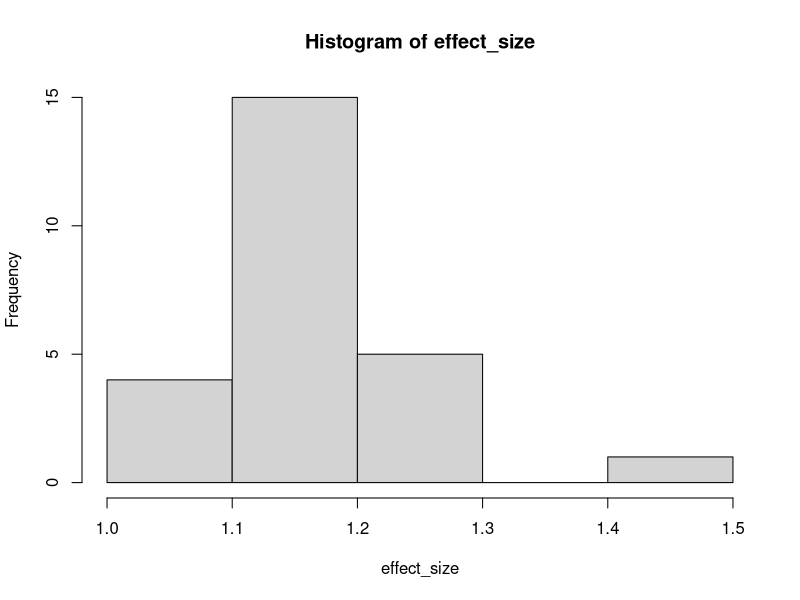
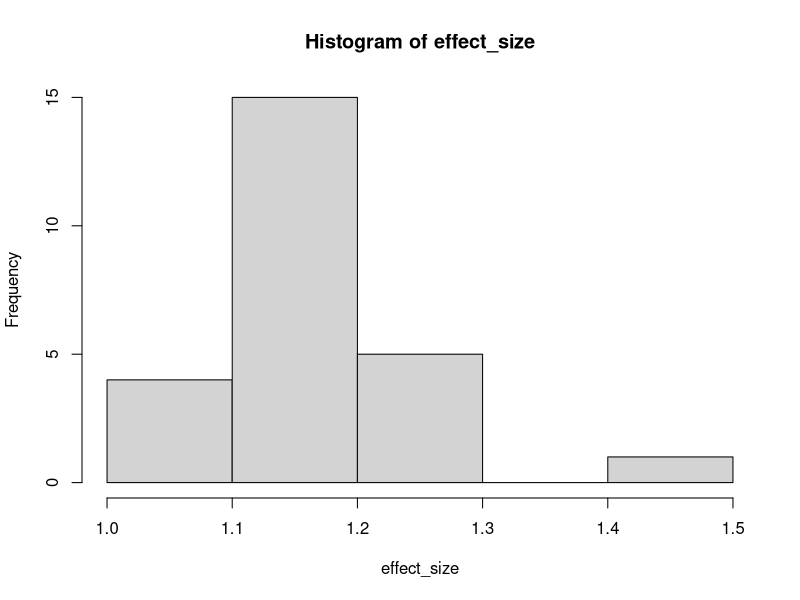
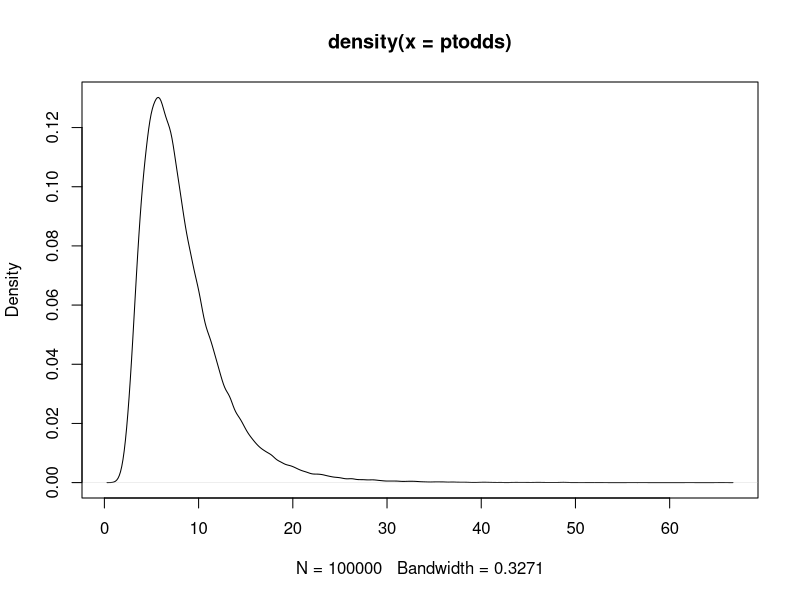
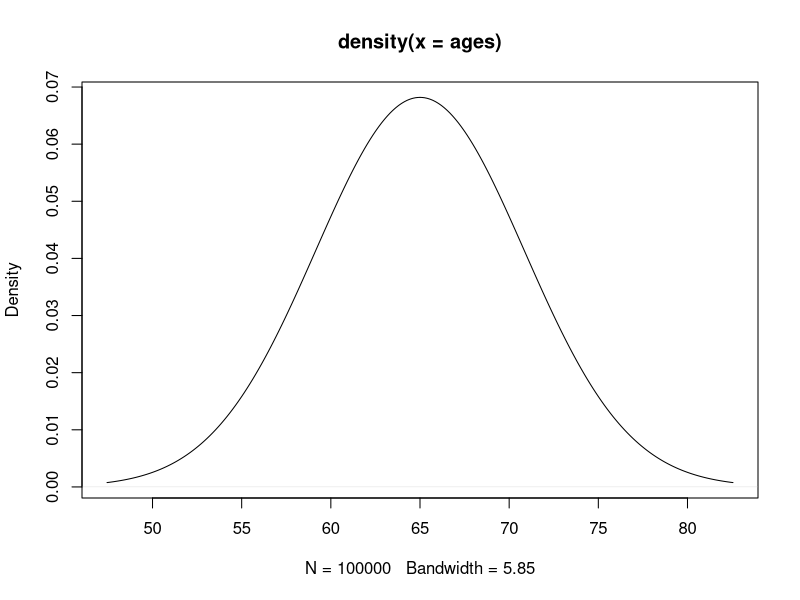
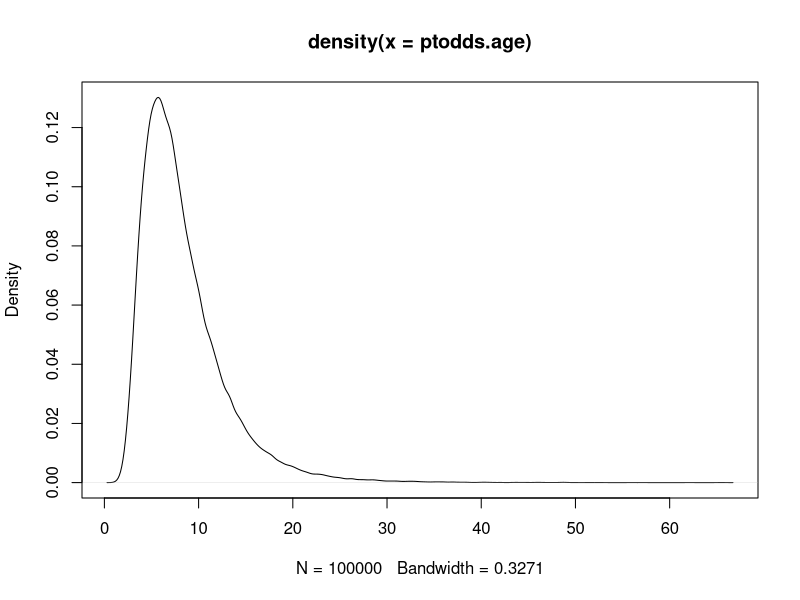
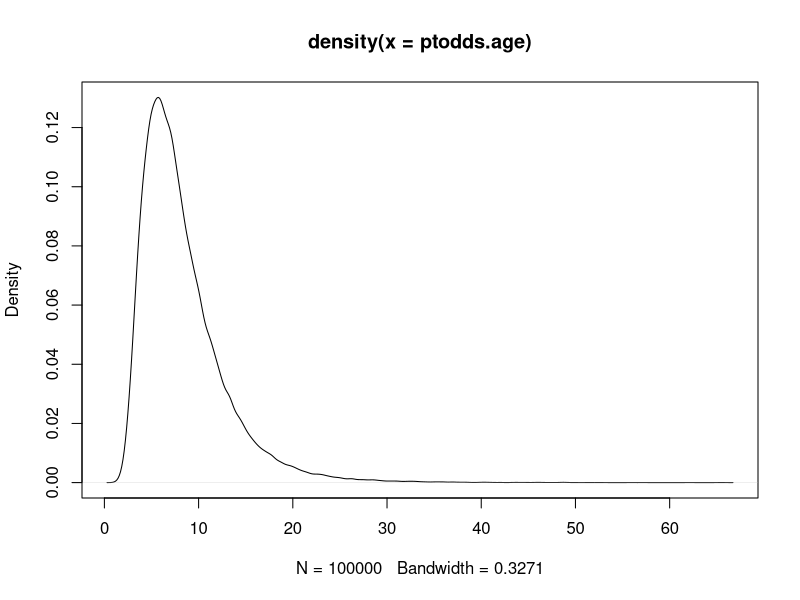
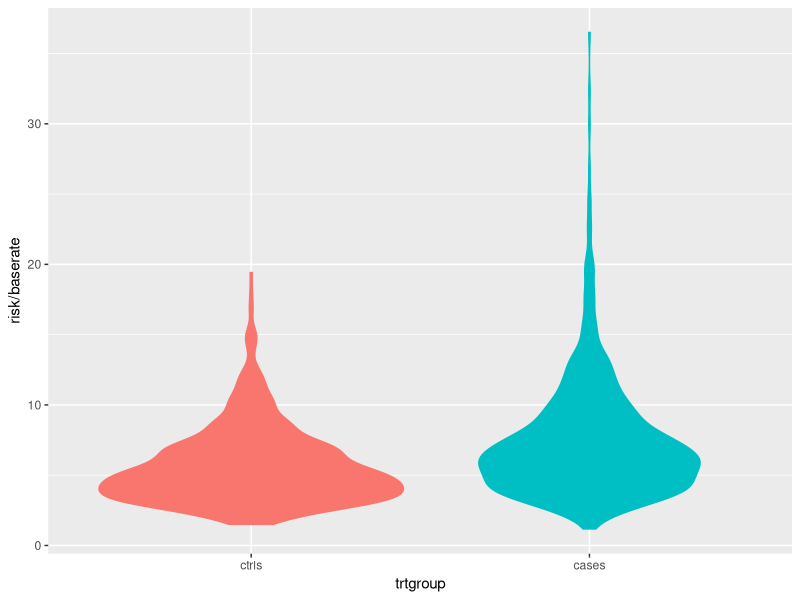
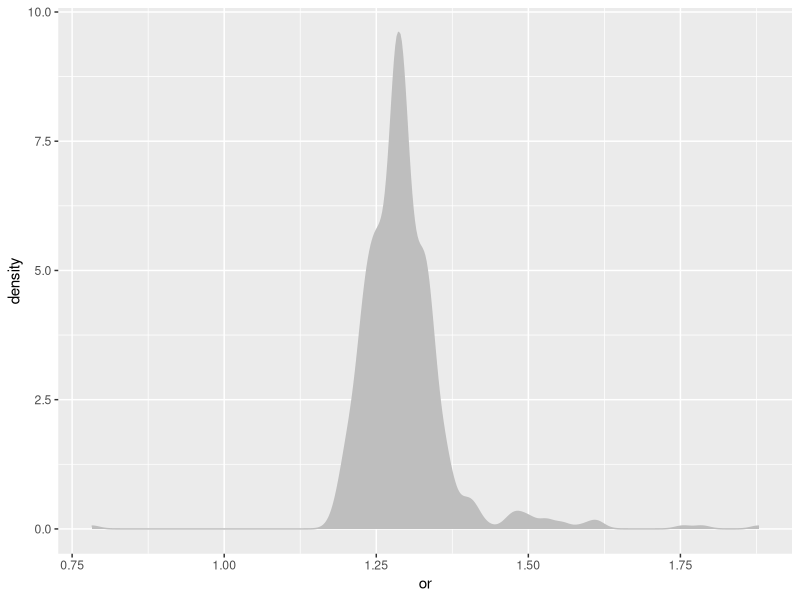

The R script that drew these images, in order:
## ---- chunk 1
library(ggplot2)
library(reshape2)

# function to calculate genotype frequency given the population frequency of one of two alleles.

genotype_prob <- function(maf) {
  #hardy-weinberg model
  p <- maf
  q <- 1-p
  x <- c(q^2, 2*p*q, p^2)
  x
} 
## ---- chunk 2
pt_genotypes <- function(num_pts, snp_ids, my_p, effect_size) {
  genotype_mat <- matrix(NA, length(snp_ids), num_pts)
  for (i in 1:length(snp_ids)) {
    genotype_mat[i,] <- sample(c(0,1,2), size = num_pts, prob = genotype_prob(my_p[i]), replace = T)
  }
  genotype_mat <- data.frame(genotype_mat, maf=my_p, row.names = snp_ids, OR = effect_size)
  genotype_mat
}

# parameter block
##################
num_pts <- 100000
num_snps <- 25
maf_sd <- 0.3 # standard dev for normal dist of minor allele freq
effect_size <- 1 + abs(rnorm(num_snps, 0, 0.2))
baserate <- 0.001
ages <- rnorm(num_pts, 65, 3)
ages <- rep(65, num_pts)
##################

# Simulate some SNP odds ratios:

plot(hist(effect_size))

pts <- pt_genotypes(num_pts, paste(rep("rs", num_snps), sample(5e8, size=num_snps, replace = F), sep=""), 
                    signif( abs(rnorm(num_snps, 0, maf_sd)), digits=2),
                    effect_size = effect_size)

# Here's some useful info:
# the average of our SNPs odds ratios
mean(pts$OR)
# the average allele frequency
mean(pts$maf)

# let's get a look at how the genotypes look for a handful of patients
pts[1:5, 1:8]

## ---- chunk 3
# After some experimenting, the vectorized form of this calculation is significantly faster, but requires that we carry it out in log space

ptodds <- exp(colSums(log(pts$OR ^ pts[,1:num_pts])))

# look at the distribution of unadjusted patient odds:
plot(density(ptodds))

## ---- chunk 4
ptodds.age <- ptodds/65 * ages
plot(density(ages))
plot(density(ptodds.age))
## ---- chunk 5
popscale.factor <- 0.005/median(ptodds)
# put it together with the age adjustment
ptprobs.age <- ptodds/65 * ages * popscale.factor
plot(density(ptodds.age))
## ---- chunk 6

# generate cases 'n ctrls from polygenic risk data
#########################
sick <- numeric(num_pts)
set.seed(99)
for (i in 1:num_pts) {
  sick[i] <- sample(c(0,1), size=1, prob = c(1-ptprobs.age[i], ptprobs.age[i]))
}
cases <- which(sick==TRUE)
length(cases)
# get an equal number of controls (non-sick people)
ctrls <- sample(which(sick==FALSE), size = length(cases), replace = FALSE)
ptrisk <- melt(data.frame(ctrls=ptprobs.age[ctrls], cases=ptprobs.age[cases]))
names(ptrisk) <- c("trtgroup", "risk")
#########################

# violin plot compare distributin relative risk of cases controls
ggplot(data=ptrisk, aes(x=trtgroup, y=risk/baserate, colour=trtgroup, fill=trtgroup)) + geom_violin() + theme(legend.position = "none")
# distribution of case odds vs control odds
ggplot(data=data.frame(or=ptprobs.age[cases][order(ptprobs.age[cases])]/ptprobs.age[ctrls][order(ptprobs.age[ctrls])]), aes(x=or)) + geom_density(fill="grey", colour="grey")
# cases vs control ORs relative to line of unity
ggplot(data=data.frame(cases=ptprobs.age[cases][order(ptprobs.age[cases])]/baserate, ctrls=ptprobs.age[ctrls][order(ptprobs.age[ctrls])]/baserate), aes(x=ctrls, y=cases)) + 
  geom_point() + #xlim(0, 100) + ylim(0, 100) + 
  geom_abline(intercept = 0, slope = 1, colour="red")

caseOR <- ptprobs.age[cases][order(ptprobs.age[cases])]/baserate
ctrlOR <- ptprobs.age[ctrls][order(ptprobs.age[ctrls])]/baserate
# % of cases OR > 5
length(which(caseOR>5))
length(which(caseOR>5))/length(caseOR)
# slope
mean(caseOR/ctrlOR)

## ---- chunk 7
library(knitr)
slopes <- data.frame(meanAF=c(.0829,.0731,.1121,.3434,.0512,.0371,.1023), 
                     mafsd=c(.1,.1,.2,.3,.05,.05,.1), 
                     meanOR=c(1.21,1.1,1.19,1.2,1.26,1.35,1.38), 
                     orsd=c(.2,.1,.2,.2,.3,.4,.4),
                     slope=c(1.2,1.03,1.18,1.39,1.22,1.23,1.95),
                     OR5=c(133,0,209,151,135,101,451),
                     ncases=c(2255,1438,2428,151,2050,1867,579),
                     pct = c("5.9%", "0%", "8.6%", "100%", "6.6%", "5.4%", "78%"))

kable(slopes)
## ---- chunk 8

################### OVARIAN CANCER
ovc_snps <- c("rs7651446", "rs3814113", "rs10088218", "rs9303542", "rs8170", "rs2072590", "rs34289250", 
              "rs11782652", "rs1243180", "rs11907546", "rs2046210", "rs10069690")
ovc_or   <- c(1.59, 1.2658228, 1.2987013, 1.14, 1.19, 1.14, 7.95, 1.24, 1.1, 1.1111112, 1.28, 1.14)
ovc_maf  <- c(0.05, 0.32, 0.13, 0.27, 0.19, 0.68, 0.0089, 0.07, 0.31, .35903, 0.08, 0.26)

ovc.table <- data.frame(SNP_ID = ovc_snps, Odds_Ratio = ovc_or, Risk_Allele_Freq = ovc_maf)
kable(ovc.table)

baserate <- 0.013

set.seed(1999)
ovcpts <- pt_genotypes(num_pts, ovc_snps, ovc_maf, effect_size = ovc_or)
ovcodds <- exp(colSums(log(ovcpts$OR ^ ovcpts[,1:num_pts])))
popscale.factor <- baserate/median(ovcodds)
ovcprobs <- ovcodds * popscale.factor
ovcprobs.age <- ovcprobs/45 * (ages-35)

valid.patients <- which(ages > 35 & ages < 80)
ovcprobs.age <- ovcprobs.age[valid.patients]

plot(density(ovcprobs))
which(ovcprobs.age>1)


#FUN=function(x) {baserate*prod(pts$OR^x)}
# generate cases 'n ctrls from polygenic risk data
#########################
set.seed(2000)
ovcsick <- numeric(length(valid.patients))
for (i in 1:length(valid.patients)) {
  ovcsick[i] <- sample(c(0,1), size=1, prob = c(1-ovcprobs.age[i], ovcprobs.age[i]))
}
cases <- which(ovcsick==TRUE)
length(cases)
ctrls <- sample(which(ovcsick==FALSE), size = length(cases), replace = FALSE)
ptrisk <- melt(data.frame(ctrls=ovcprobs.age[ctrls], cases=ovcprobs.age[cases]))
names(ptrisk) <- c("trtgroup", "risk")
#########################

# violin plot compare distributin relative risk of cases controls
ggplot(data=ptrisk, aes(x=trtgroup, y=risk/baserate, colour=trtgroup, fill=trtgroup)) + geom_violin() 
ggplot(data=data.frame(or=ovcprobs.age[cases][order(ovcprobs.age[cases])]/ovcprobs.age[ctrls][order(ovcprobs.age[ctrls])]), aes(x=or)) + geom_density(fill="grey", colour="grey")
ggplot(data=data.frame(cases=ovcprobs.age[cases][order(ovcprobs.age[cases])]/baserate, ctrls=ovcprobs.age[ctrls][order(ovcprobs.age[ctrls])]/baserate), aes(x=ctrls, y=cases)) + 
  geom_point() + #xlim(0, 20) + ylim(0, 200) + 
  geom_abline(intercept = 0, slope = 1, colour="red") +
  geom_hline(yintercept=quantile(ovcprobs.age[cases]/baserate, probs=c(.5,.95,.99)), colour="grey", lty=2) +
  geom_vline(xintercept=quantile(ovcprobs.age[ctrls]/baserate, probs=c(.5,.95,.99)), colour="grey", lty=2)


## ---- chunk 9
################### BRCA Muts

brca1.prob <- 0.025
brca1.OR <- .39 # technically not an OR
brca2.prob <- 0.02
brca2.OR <- .12

ovcprobs.brca.age <- ovcprobs.age + 
  brca1.OR*sample(c(0,1), size=num_pts, prob=c(1-brca1.prob, brca1.prob), replace=TRUE) +
  brca2.OR*sample(c(0,1), size=num_pts, prob=c(1-brca1.prob, brca1.prob), replace=TRUE)
ovcprobs.brca.age <- ovcprobs.brca.age[valid.patients]

plot(density(ovcprobs.brca.age))
plot(x=ovcprobs.age, y=ovcprobs.brca.age)

#FUN=function(x) {baserate*prod(pts$OR^x)}
# generate cases 'n ctrls from polygenic risk data
#########################
ovcsick.brca <- numeric(length(valid.patients))
for (i in 1:length(ovcprobs.brca.age)) {
  ovcsick.brca[i] <- sample(c(0,1), size=1, prob = c(1-ovcprobs.brca.age[i], ovcprobs.brca.age[i]))
}
cases <- which(ovcsick.brca==TRUE)
length(cases)
ctrls <- sample(which(ovcsick.brca==FALSE), size = length(cases), replace = FALSE)
ptrisk <- melt(data.frame(ctrls=ovcprobs.brca.age[ctrls], cases=ovcprobs.brca.age[cases]))
names(ptrisk) <- c("trtgroup", "risk")
#########################

# violin plot compare distributin relative risk of cases controls
ggplot(data=ptrisk, aes(x=trtgroup, y=risk/baserate, colour=trtgroup, fill=trtgroup)) + geom_violin() 
## ---- chunk 10
ggplot(data=data.frame(or=ovcprobs.brca.age[cases][order(ovcprobs.brca.age[cases])]/ovcprobs.brca.age[ctrls][order(ovcprobs.brca.age[ctrls])]), aes(x=or)) + geom_density(fill="grey", colour="grey")
ggplot(data=data.frame(cases=ovcprobs.brca.age[cases][order(ovcprobs.brca.age[cases])]/baserate, ctrls=ovcprobs.brca.age[ctrls][order(ovcprobs.brca.age[ctrls])]/baserate), aes(x=ctrls, y=cases)) + 
  geom_point() + 
  geom_abline(intercept = 0, slope = 1, colour="red") +
  geom_hline(yintercept=quantile(ovcprobs.brca.age[cases]/baserate, probs=c(.5,.95,.99)), colour="grey", lty=2) +
  geom_vline(xintercept=quantile(ovcprobs.brca.age[ctrls]/baserate, probs=c(.5,.95,.99)), colour="grey", lty=2)

## ---- chunk 11
caseOR <- ovcprobs.brca.age[cases][order(ovcprobs.brca.age[cases])]/baserate
ctrlOR <- ovcprobs.brca.age[ctrls][order(ovcprobs.brca.age[ctrls])]/baserate
# % of cases OR > 5
length(which(caseOR>5))
length(which(caseOR>5))/length(caseOR)
# slope
mean(caseOR/ctrlOR)

